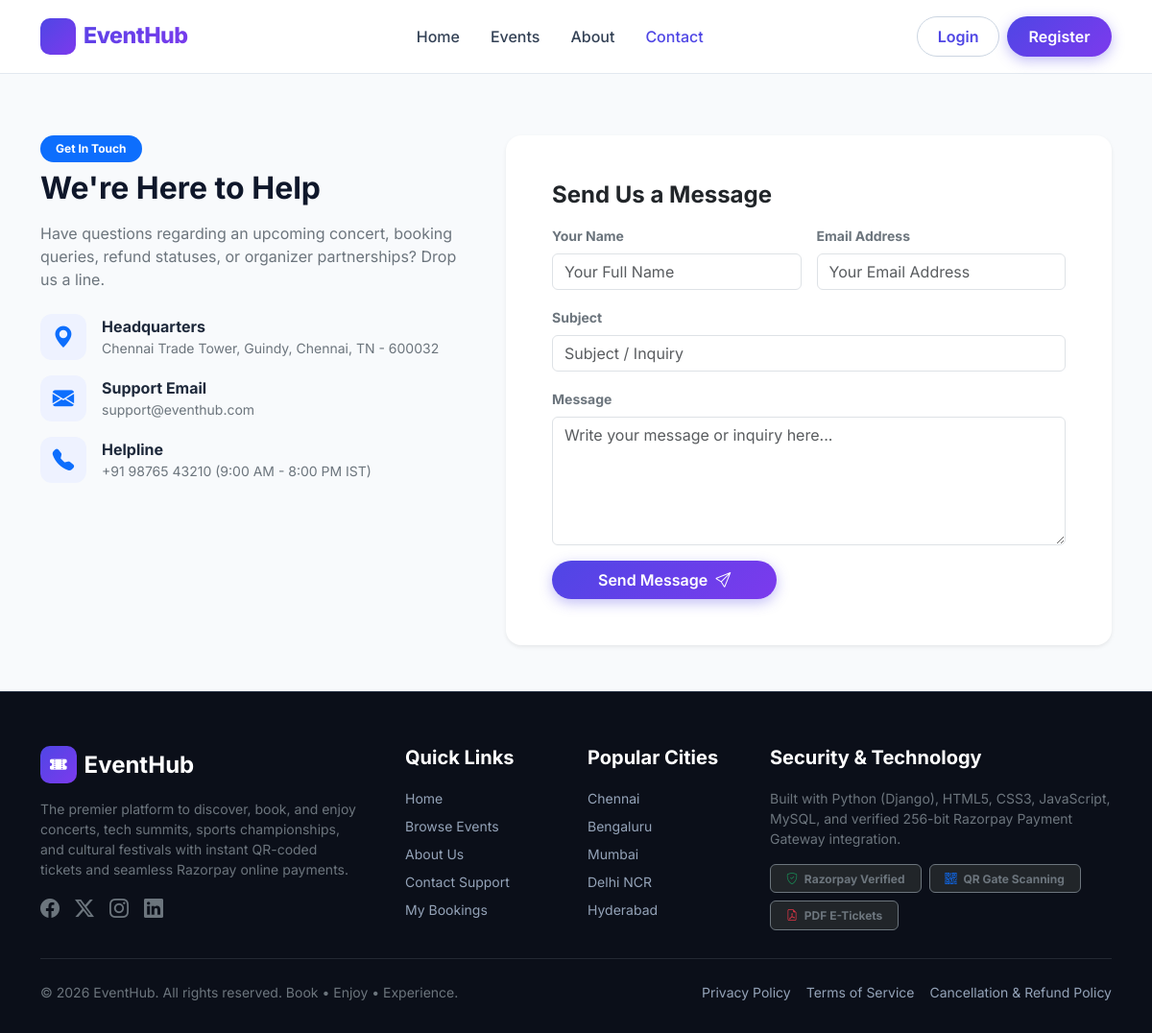
Page /contact/ on the committed database.
### dashboard/models.py (models this page shows, shortened)
class SystemSetting(models.Model):
    key = models.CharField(max_length=100, unique=True)
    value = models.TextField()
    description = models.CharField(max_length=255, blank=True)
    updated_at = models.DateTimeField(auto_now=True)
    class Meta:
        ordering = ['key']
    @classmethod
    def get_val(cls, key, default=''):
        obj = cls.objects.filter(key=key).first()
        return obj.value if obj else default

### events/views.py (the view)
# urls.py: path('contact/', views.contact_view, name='contact'),
def contact_view(request):
    if request.method == 'POST':
        form = ContactForm(request.POST)
        if form.is_valid():
            form.save()
            messages.success(request, "Thank you! Your message has been sent successfully. We will get back to you shortly.")
            return redirect('events:contact')
    else:
        form = ContactForm()
    return render(request, 'events/contact.html', {'form': form})

### events/forms.py
class ContactForm(forms.ModelForm):
    class Meta:
        model = ContactMessage
        fields = ['name', 'email', 'subject', 'message']
        widgets = {
            'name': forms.TextInput(attrs={'class': 'form-control', 'placeholder': 'Your Full Name'}),
            'email': forms.EmailInput(attrs={'class': 'form-control', 'placeholder': 'Your Email Address'}),
            'subject': forms.TextInput(attrs={'class': 'form-control', 'placeholder': 'Subject / Inquiry'}),
            'message': forms.Textarea(attrs={'class': 'form-control', 'rows': 5, 'placeholder': 'Write your message or inquiry here...'}),
        }

### events/context_processors.py (called while the page is built)
def global_context(request):
    categories = Category.objects.all()[:8]
    site_name = SystemSetting.get_val('site_name', 'EventHub')
    contact_phone = SystemSetting.get_val('contact_phone', '+91 98765 43210')
    contact_email = SystemSetting.get_val('contact_email', 'contact@eventhub.com')
    currency_symbol = SystemSetting.get_val('currency_symbol', '₹')
    return {
        'SITE_NAME': site_name,
        'CONTACT_PHONE': contact_phone,
        'CONTACT_EMAIL': contact_email,
        'CURRENCY_SYMBOL': currency_symbol,
        'NAV_CATEGORIES': categories,
    }

### templates/events/contact.html (shortened to what this page needs)
{% extends 'base.html' %}
{% block content %}
<div class="container py-5">
  <div class="row g-5">
    <div class="col-lg-5">
      <span class="badge bg-primary rounded-pill px-3 py-2 mb-2">Get In Touch</span>
      <h2 class="fw-bold mb-3" style="color: #0f172a;">We're Here to Help</h2>
      <p class="text-secondary mb-4">
        Have questions regarding an upcoming concert, booking queries, refund statuses, or organizer partnerships? Drop us a line.
      </p>
      <div class="d-flex flex-column gap-3 mb-4">
        <div class="d-flex align-items-center gap-3">
          <div class="feature-pill-icon text-primary"><i class="bi bi-geo-alt-fill"></i></div>
          <div>
            <div class="fw-bold">Headquarters</div>
            <div class="text-secondary small">Chennai Trade Tower, Guindy, Chennai, TN - 600032</div>
          </div>
        </div>
        <div class="d-flex align-items-center gap-3">
          <div class="feature-pill-icon text-primary"><i class="bi bi-envelope-fill"></i></div>
          <div>
            <div class="fw-bold">Support Email</div>
            <div class="text-secondary small">{{ CONTACT_EMAIL }}</div>
          </div>
        </div>
        <div class="d-flex align-items-center gap-3">
          <div class="feature-pill-icon text-primary"><i class="bi bi-telephone-fill"></i></div>
          <div>
            <div class="fw-bold">Helpline</div>
            <div class="text-secondary small">{{ CONTACT_PHONE }} (9:00 AM - 8:00 PM IST)</div>
          </div>
        </div>
      </div>
    </div>
    <div class="col-lg-7">
      <div class="card border-0 shadow-sm rounded-4 p-4 p-md-5">
        <h4 class="fw-bold mb-3">Send Us a Message</h4>
        <form method="POST">
          <div class="row g-3">
            <div class="col-md-6">
              <label class="form-label small fw-bold text-secondary">Your Name</label>
              {{ form.name }}
            </div>
            <div class="col-md-6">
              <label class="form-label small fw-bold text-secondary">Email Address</label>
              {{ form.email }}
            </div>
            <div class="col-12">
              <label class="form-label small fw-bold text-secondary">Subject</label>
              {{ form.subject }}
            </div>
            <div class="col-12">
              <label class="form-label small fw-bold text-secondary">Message</label>
              {{ form.message }}
            </div>
            <div class="col-12">
              <button type="submit" class="btn btn-pill-primary px-5 py-2">
                Send Message <i class="bi bi-send ms-1"></i>
              </button>
            </div>
          </div>
        </form>
      </div>
    </div>
  </div>
</div>
{% endblock %}

### static/css/style.css (style rules this page uses)
:root { --primary: #4f46e5; --primary-hover: #4338ca; --secondary: #7c3aed; --accent: #06b6d4; --dark: #0f172a; --dark-surface: #1e293b; --dark-sidebar: #0b0f19; --light-bg: #f8fafc; --card-bg: #ffffff; --border-color: #e2e8f0; --text-main: #1e293b; --text-muted: #64748b; --text-light: #94a3b8; --success: #10b981; --warning: #f59e0b; --danger: #ef4444; --gradient-primary: linear-gradient(135deg, #4f46e5 0%, #7c3aed 100%); --gradient-hero: linear-gradient(rgba(15, 23, 42, 0.75), rgba(30, 27, 75, 0.90)); --gradient-badge: linear-gradient(135deg, #6366f1 0%, #a855f7 100%); --box-shadow: 0 10px 25px -5px rgba(0, 0, 0, 0.05), 0 8px 10px -6px rgba(0, 0, 0, 0.01); --box-shadow-hover: 0 20px 30px -10px rgba(79, 70, 229, 0.15), 0 10px 15px -5px rgba(0, 0, 0, 0.04); --radius-lg: 16px; --radius-md: 12px; --radius-pill: 9999px; }
body { font-family: 'Inter', -apple-system, BlinkMacSystemFont, 'Segoe UI', Roboto, Helvetica, Arial, sans-serif; color: var(--text-main); background-color: var(--light-bg); min-height: 100vh; display: flex; flex-direction: column; }
.btn-pill-primary { background: var(--gradient-primary); color: white !important; border: none; padding: 0.55rem 1.4rem; border-radius: var(--radius-pill); font-weight: 600; box-shadow: 0 4px 14px rgba(79, 70, 229, 0.35); transition: transform 0.2s, box-shadow 0.2s; }
.feature-pill-icon { width: 48px; height: 48px; border-radius: 12px; background: #eef2ff; color: var(--primary); display: flex; align-items: center; justify-content: center; font-size: 1.4rem; }

### rows in the picture
SystemSetting: value "support@eventhub.com"
SystemSetting: value "+91 98765 43210"
